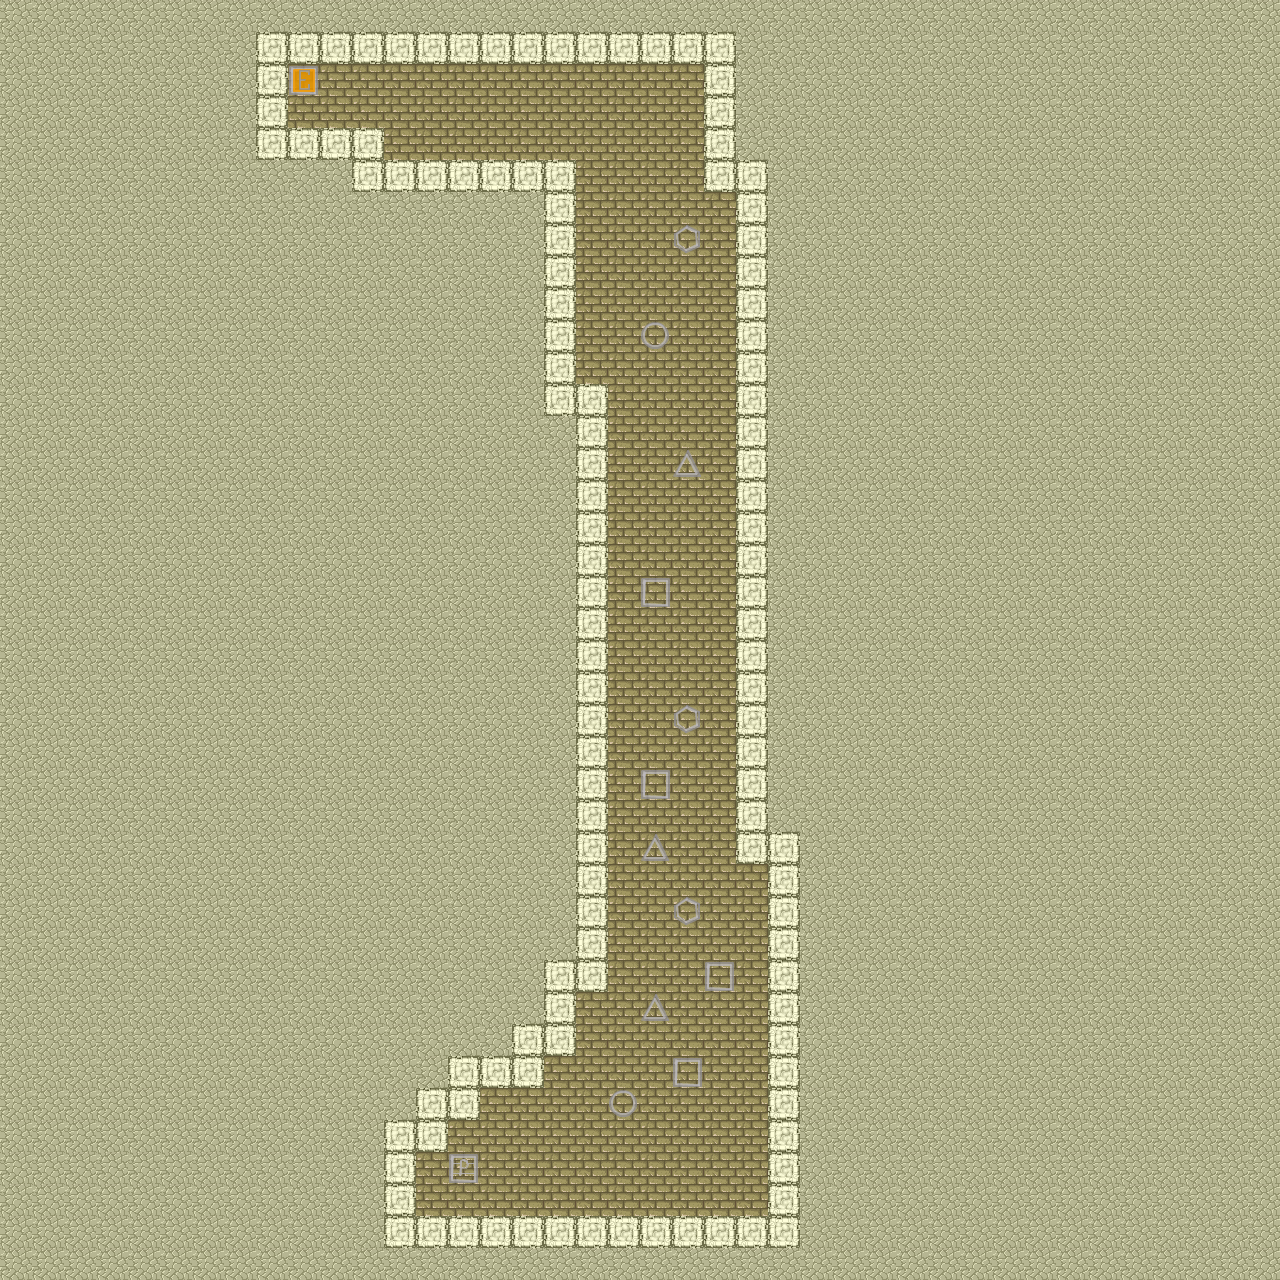

Below is a game level as drawn by its tile map, then a one-line description and the .tmx that defines it (tile-layer data replaced by summaries):
An orthogonal 40x40 tile map with 32x32 px tiles, 1 tile layer (Ground) and 3 objects (gate_1, 1_down_2, player).

<map version="1.0" orientation="orthogonal" width="40" height="40" tilewidth="32" tileheight="32">
 <tileset firstgid="1" name="desert_tiled6.png" tilewidth="32" tileheight="32" spacing="3" margin="2">
  <image source="gfx/desert_tiled6.png" trans="ff00ff" width="281" height="211" />
  <tile id="0">
   <properties>
    <property name="spawn" value="box" />
   </properties>
  </tile>
  <tile id="1">
   <properties>
    <property name="spawn" value="player" />
   </properties>
  </tile>
  <tile id="2">
   <properties>
    <property name="spawn" value="circle" />
   </properties>
  </tile>
  <tile id="9">
   <properties>
    <property name="spawn" value="triangle" />
   </properties>
  </tile>
  <tile id="10">
   <properties>
    <property name="spawn" value="hexagon" />
   </properties>
  </tile>
  <tile id="16">
   <properties>
    <property name="switch" value="box" />
   </properties>
  </tile>
  <tile id="17">
   <properties>
    <property name="switch" value="circle" />
   </properties>
  </tile>
  <tile id="18">
   <properties>
    <property name="switch" value="free" />
   </properties>
  </tile>
  <tile id="19">
   <properties>
    <property name="exit" value="player" />
   </properties>
  </tile>
  <tile id="24">
   <properties>
    <property name="switch" value="triangle" />
   </properties>
  </tile>
  <tile id="25">
   <properties>
    <property name="switch" value="hexagon" />
   </properties>
  </tile>
  <tile id="26">
   <properties>
    <property name="switch" value="player" />
   </properties>
  </tile>
  <tile id="41">
   <properties>
    <property name="wall" value="true" />
   </properties>
  </tile>
 </tileset>
 <layer name="Ground" width="40" height="40">
  <data>[1600 cells, 1600 non-empty, 9 distinct tile ids]</data>
 </layer>
 <objectgroup name="Object Layer 1" width="40" height="40">
   <object name="circle_1" type="gate_1" gid="46" x="1216" y="104" />
  <object name="gate_1" type="1_down_2" gid="46" x="1216" y="158" />
  <object name="exit_1" type="player" gid="46" x="302" y="77" />
 </objectgroup>
</map>
